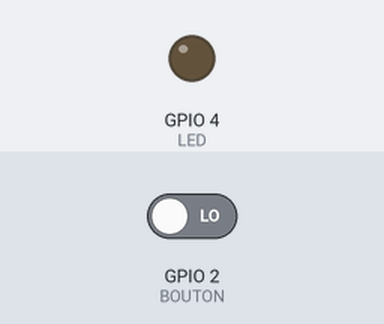
Recording of a program running on a simulated ESP32. On the bench: output pins drawn as LEDs (lit = HIGH). Inputs (shaded band) come from the test bench; at power-on: GPIO 2 (BOUTON) LOW. What the program prints to the serial monitor is not drawn.

Above: at 2.2 s.
2.3 s: GPIO 2 (BOUTON) driven HIGH
At 2.8 s:
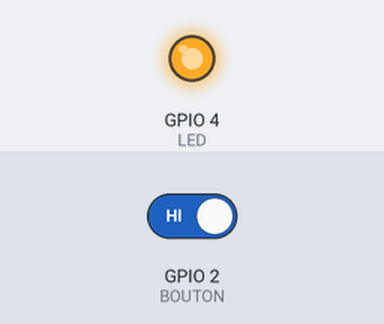
3.8 s: GPIO 2 (BOUTON) driven LOW
At 5.2 s:
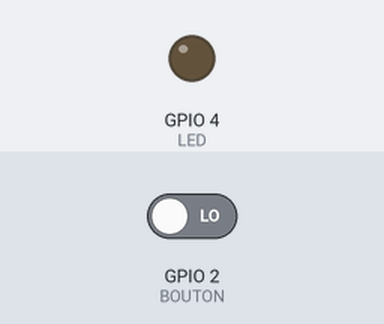
Timing chart, 0 to 6.8 s (numbered marks = the images above; inputs shaded):
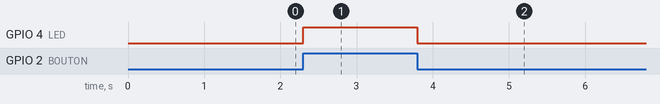

The program:

main.cpp
```cpp
// 3.2.4 Response time with a button - version de reference
// La LED est allumee tant que le bouton est appuye, carte active en permanence.
// Sert de reference pour le temps de reponse bouton -> LED : la boucle ne
// contient aucun delai, donc le temps mesure est celui du chemin
// lecture GPIO -> ecriture GPIO.
//
// Cablage : le bouton reste sur GPIO 2 comme en partie 1 (resistance de tirage
// de 10 kOhm vers la masse, donc repos a LOW et appui a 3,3 V). La LED ne peut
// pas etre celle de la carte, qui partage GPIO 2 avec le bouton : on utilise une
// LED externe sur GPIO 4, libre et capable de sortie.
//
// Mesure a l'oscilloscope : une voie sur GPIO 2 (entree), une voie sur GPIO 4
// (sortie), declenchement sur le front montant de l'entree. Le temps de reponse
// est l'ecart entre les deux fronts.

#include <Arduino.h>

#define PREFIX "[Binome 11 - SALOMON & VOISSIER] "

const int BOUTON = 2;
const int LED = 4;

void setup() {
    Serial.begin(115200);
    delay(1000);
    pinMode(BOUTON, INPUT);
    pinMode(LED, OUTPUT);
    Serial.println(PREFIX "Temps de reponse bouton -> LED, carte active en permanence");
}

void loop() {
    // Scrutation serree : pas de delay, pas de Serial dans la boucle, pour ne pas
    // ajouter de retard a ce que l'on cherche justement a mesurer.
    digitalWrite(LED, digitalRead(BOUTON));
}
```

Measured:
- after the input at 2.3 s, GPIO 4 (LED): LOW → HIGH at once
- after the input at 3.8 s, GPIO 4 (LED): HIGH → LOW at once
